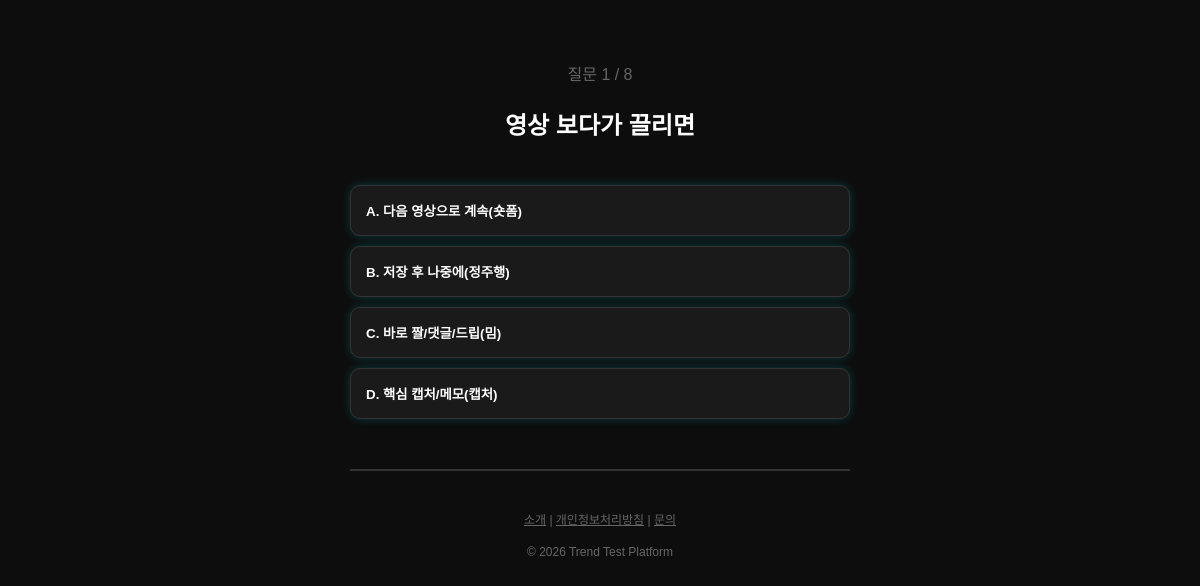
Page /t/liquid-content/q/33/ on the committed database.
### quiz/models.py (models this page shows, shortened)
class Question(models.Model):
    quiz = models.ForeignKey(Quiz, on_delete=models.CASCADE, related_name="questions", default=1)
    text = models.CharField(max_length=500)
    choice_a = models.CharField(max_length=200, default="")
    choice_b = models.CharField(max_length=200, default="")
    choice_c = models.CharField(max_length=200, default="")
    choice_d = models.CharField(max_length=200, default="")
    order = models.PositiveIntegerField(default=0)

### quiz/views.py (the view, shortened to what this page needs)
# urls.py: path("t/<slug:quiz_slug>/q/<int:question_id>/", views.quiz_question, name="quiz_question"),
def quiz_question(request, quiz_slug, question_id):
    quiz = get_object_or_404(Quiz, slug=quiz_slug, is_active=True)
    questions = quiz.questions.all().order_by("order", "id")
    question = get_object_or_404(Question, id=question_id, quiz=quiz)
    return render(request, "quiz/quiz_question.html", {"quiz": quiz, "question": question})

### templates/quiz/quiz_question.html (shortened to what this page needs)
﻿{% extends "base.html" %}
{% block content %}
<div style="text-align: center;">
    <p style="color: #666;">질문 {{ question.order }} / 8</p>
    <h2 style="margin-bottom: 40px;">{{ question.text }}</h2>
    <form method="POST">
        <button type="submit" name="choice_type" value="A" class="quiz-btn">A. {{ question.choice_a }}</button>
        <button type="submit" name="choice_type" value="B" class="quiz-btn">B. {{ question.choice_b }}</button>
        <button type="submit" name="choice_type" value="C" class="quiz-btn">C. {{ question.choice_c }}</button>
        <button type="submit" name="choice_type" value="D" class="quiz-btn">D. {{ question.choice_d }}</button>
    </form>
</div>
{% endblock %}

### templates/base.html (style rules this page uses)
:root { --main-color: #00ffcc; --neon-cyan: #00f3ff; --neon-pink: #ff00ff; --bg-dark: #0d0d0d; --card-bg: #1a1a1a; }
body { background: var(--bg-dark); color: #fff; font-family: 'Pretendard', sans-serif; margin: 0; line-height: 1.6; overflow-x: hidden; }
.quiz-btn { background: transparent; border: 2px solid var(--neon-cyan); color: var(--neon-cyan); padding: 15px 25px; border-radius: 50px; font-weight: bold; transition: 0.3s; box-shadow: 0 0 10px rgba(0, 243, 255, 0.2); width: 100%; margin-bottom: 15px; }

### templates/quiz/quiz_question.html (style rules this page uses)
.quiz-btn { width: 100%; padding: 15px; margin-bottom: 10px; background: #1a1a1a; color: white; border: 1px solid #333; border-radius: 10px; cursor: pointer; text-align: left; }

### rows in the picture
Question: order "1", text "영상 보다가 끌리면", choice_a "다음 영상으로 계속(숏폼)", choice_b "저장 후 나중에(정주행)", choice_c "바로 짤/댓글/드립(밈)", choice_d "핵심 캡처/메모(캡처)"
